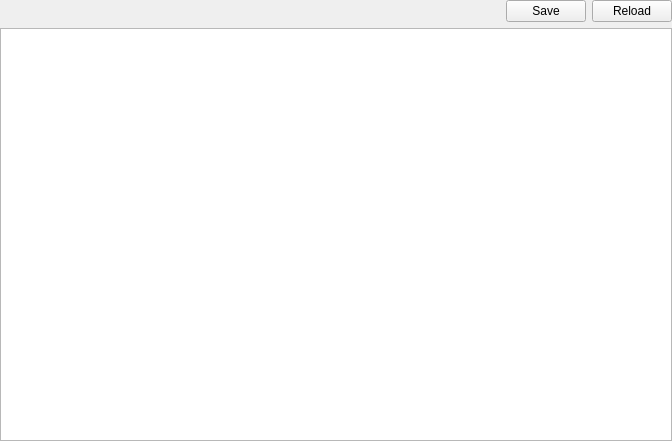
<?xml version="1.0" encoding="UTF-8"?>
<ui version="4.0">
 <class>XProcessModulesWidget</class>
 <widget class="QWidget" name="XProcessModulesWidget">
  <property name="geometry">
   <rect>
    <x>0</x>
    <y>0</y>
    <width>672</width>
    <height>441</height>
   </rect>
  </property>
  <property name="windowTitle">
   <string>Form</string>
  </property>
  <layout class="QVBoxLayout" name="verticalLayout">
   <property name="leftMargin">
    <number>0</number>
   </property>
   <property name="topMargin">
    <number>0</number>
   </property>
   <property name="rightMargin">
    <number>0</number>
   </property>
   <property name="bottomMargin">
    <number>0</number>
   </property>
   <item>
    <layout class="QHBoxLayout" name="horizontalLayout">
     <item>
      <spacer name="horizontalSpacer">
       <property name="orientation">
        <enum>Qt::Horizontal</enum>
       </property>
       <property name="sizeHint" stdset="0">
        <size>
         <width>40</width>
         <height>20</height>
        </size>
       </property>
      </spacer>
     </item>
     <item>
      <widget class="QPushButton" name="pushButtonSave">
       <property name="text">
        <string>Save</string>
       </property>
      </widget>
     </item>
     <item>
      <widget class="QPushButton" name="pushButtonReload">
       <property name="text">
        <string>Reload</string>
       </property>
      </widget>
     </item>
    </layout>
   </item>
   <item>
    <widget class="QTableView" name="tableViewModules">
     <property name="contextMenuPolicy">
      <enum>Qt::CustomContextMenu</enum>
     </property>
     <property name="editTriggers">
      <set>QAbstractItemView::NoEditTriggers</set>
     </property>
     <property name="selectionMode">
      <enum>QAbstractItemView::SingleSelection</enum>
     </property>
     <property name="selectionBehavior">
      <enum>QAbstractItemView::SelectRows</enum>
     </property>
     <property name="sortingEnabled">
      <bool>true</bool>
     </property>
     <attribute name="horizontalHeaderStretchLastSection">
      <bool>true</bool>
     </attribute>
     <attribute name="verticalHeaderVisible">
      <bool>false</bool>
     </attribute>
     <attribute name="verticalHeaderMinimumSectionSize">
      <number>20</number>
     </attribute>
     <attribute name="verticalHeaderDefaultSectionSize">
      <number>20</number>
     </attribute>
    </widget>
   </item>
  </layout>
 </widget>
 <resources/>
 <connections/>
</ui>
